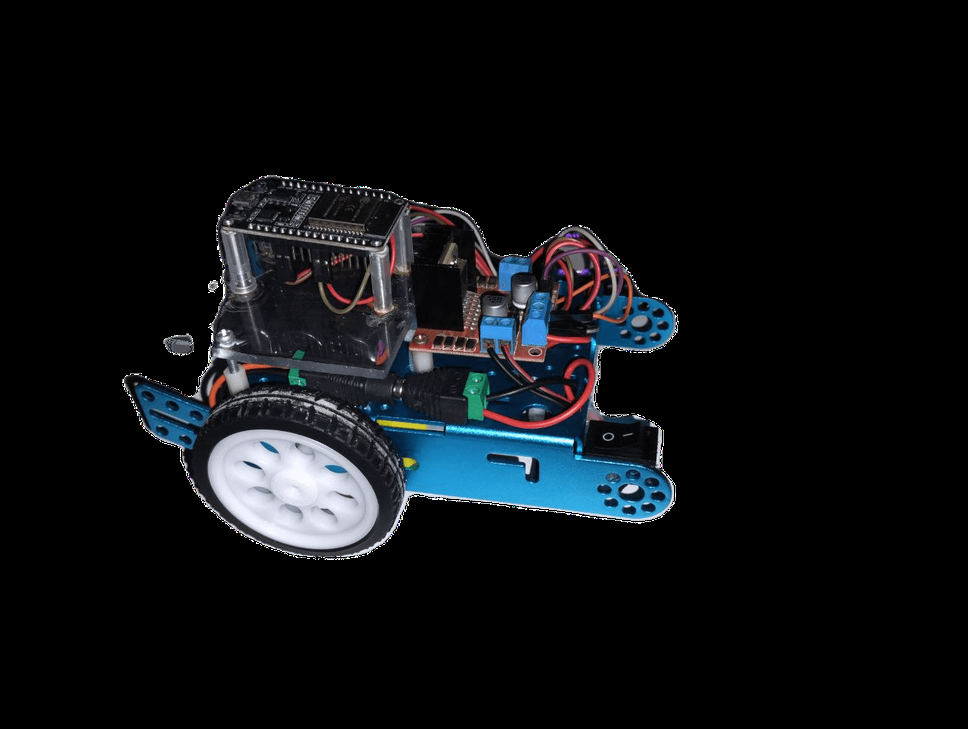
#> input picture Entrega_3/Data/carro.png, 968 x 729 px, shrunk from 1280 x 964 before the run, given in place of the camera
$ python towuica.py
#> lines starting #> are read from the running program, lines starting #| are printed output that depends on the picture; after the words box and inside, x2 and y2 are one past the last pixel; in counts of white or black regions, pixels touching at a corner belong together
import cv2
import numpy as np

cap = cv2.VideoCapture(0)

while True:
    ret, frame = cap.read()
#> frame is the input picture: shape (729, 968, 3); mean B, G, R 19.2, 16.5, 13.8

    # Flip the image horizontally to remove the mirror effect
    frame = cv2.flip(frame, 1)
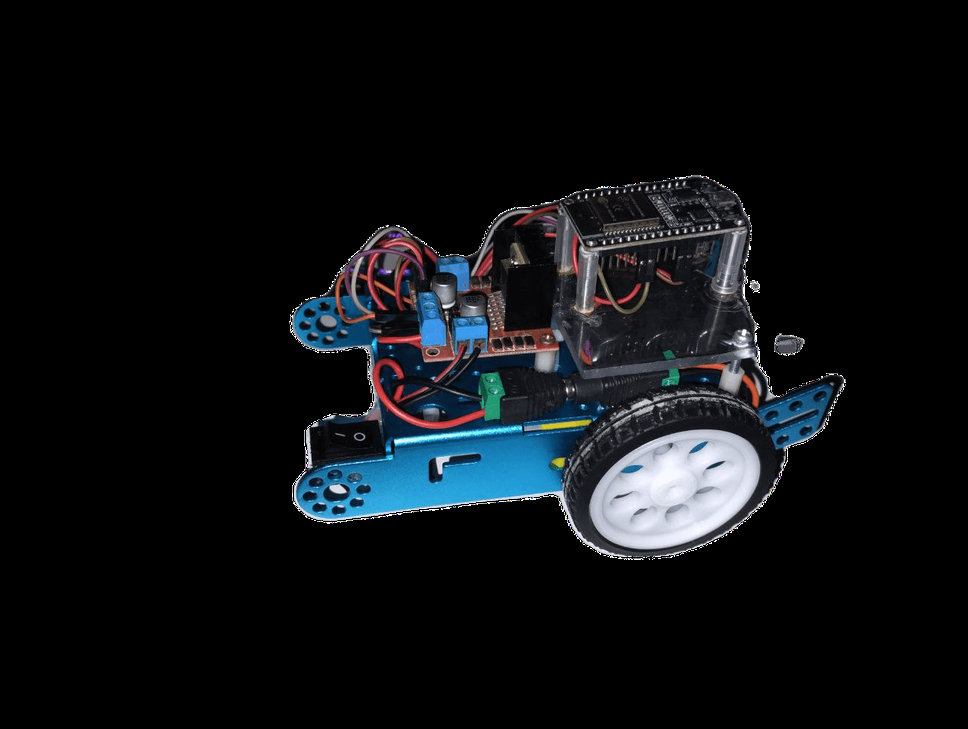
#> frame: shape (729, 968, 3); mean B, G, R 19.2, 16.5, 13.8

    # Get the frame size
    frame_height, frame_width, _ = frame.shape
#> frame_height = 729; frame_width = 968
    # print("Frame Size:", frame_width, "x", frame_height)

    # Convert the image to grayscale
    gray = cv2.cvtColor(frame, cv2.COLOR_BGR2GRAY)
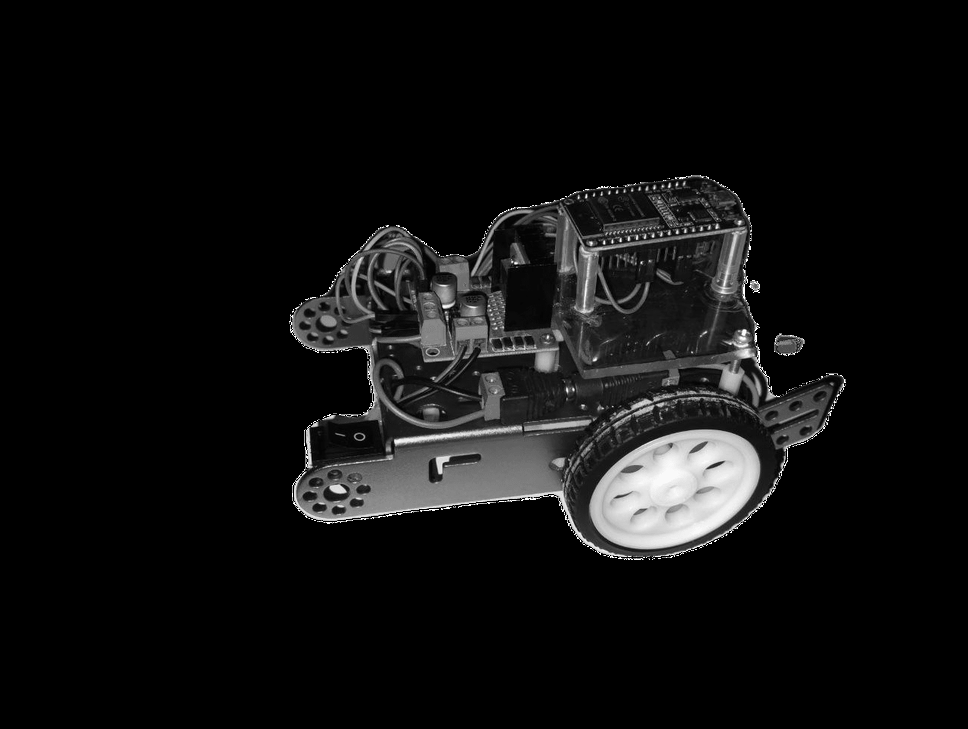
#> gray: shape (729, 968); min 0, max 255, mean 16

    # Apply Gaussian blur to reduce noise and details
    blurred = cv2.GaussianBlur(gray, (5, 5), 0)

    # Apply simple thresholding to the blurred image
    # _, thresholded = cv2.threshold(blurred, 100, 255, cv2.THRESH_BINARY)

     # Apply adaptive thresholding to the blurred image
    thresholded = cv2.adaptiveThreshold(blurred, 255, cv2.ADAPTIVE_THRESH_MEAN_C, cv2.THRESH_BINARY, 11, 5)
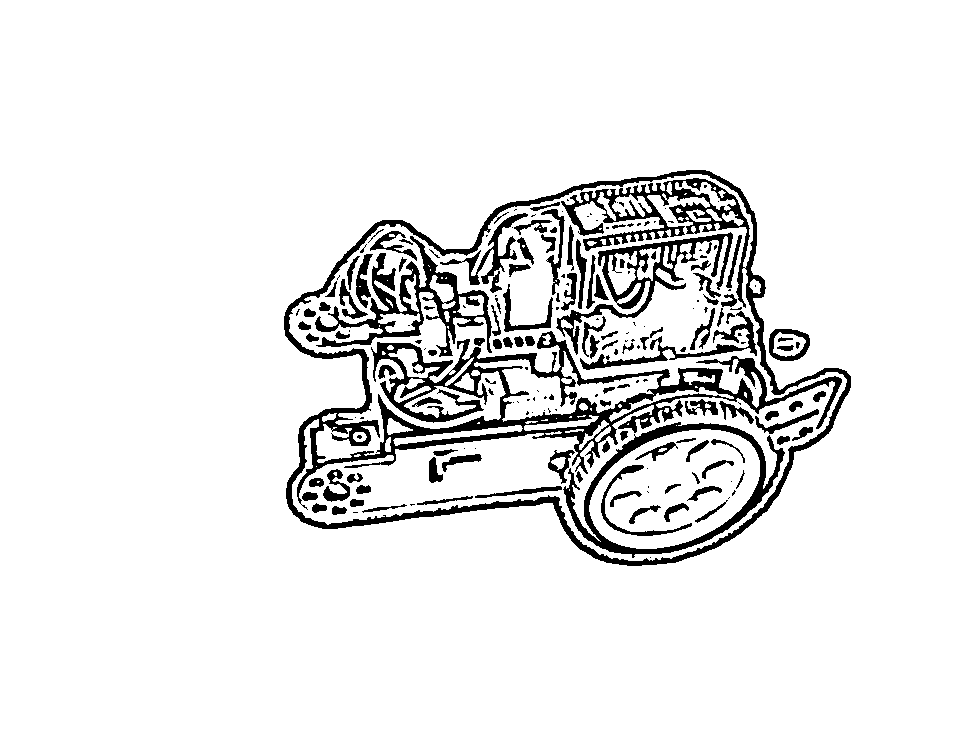
#> thresholded: shape (729, 968); 91.6% white; 200 black regions (85 under 20 px), largest, box (x1, y1, x2, y2) and area: (284, 170, 851, 566) 29547, (315, 236, 492, 357) 4622, (563, 422, 785, 558) 4133

     # Apply Otsu's thresholding to the blurred image
    # _, thresholded = cv2.threshold(blurred, 0, 255, cv2.THRESH_BINARY + cv2.THRESH_OTSU)

    # Apply Canny edge detection to the thresholded image
    edges = cv2.Canny(thresholded, 30, 150)
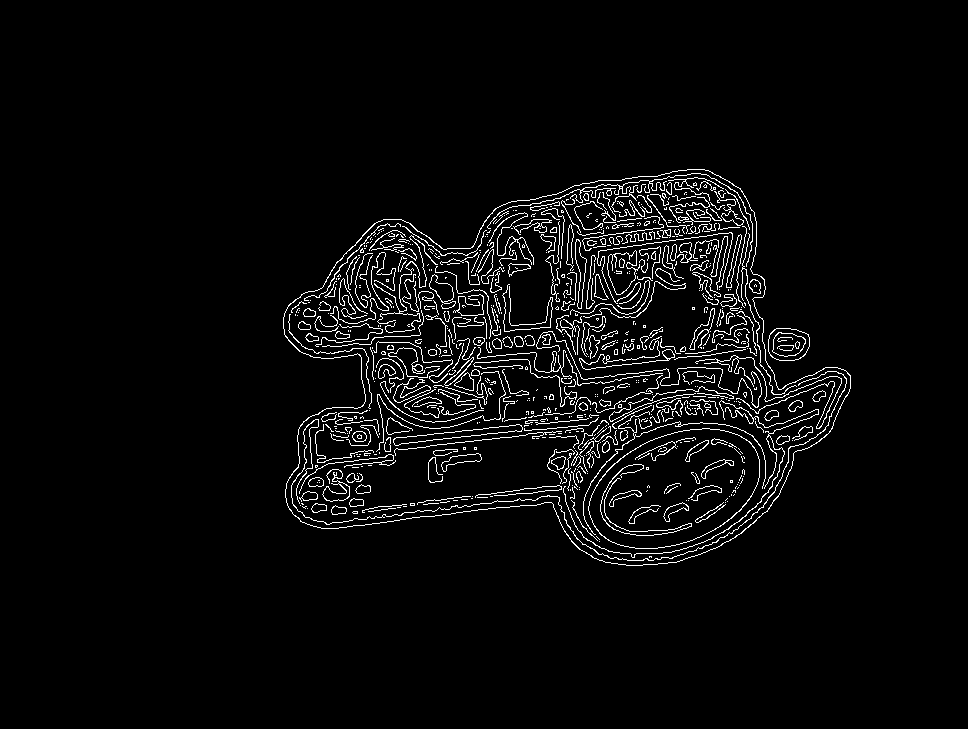
#> edges: shape (729, 968); 3.8% white in thin lines or dots, all inside (x1, y1, x2, y2) = (283, 169, 851, 566)

    # Show the original image with the edges and lines detected
    cv2.imshow('original', frame)
    cv2.imshow('Edges', edges)

    if cv2.waitKey(1) == ord('q'):
#> (key q is pressed here)
        break

cap.release()
cv2.destroyAllWindows()
